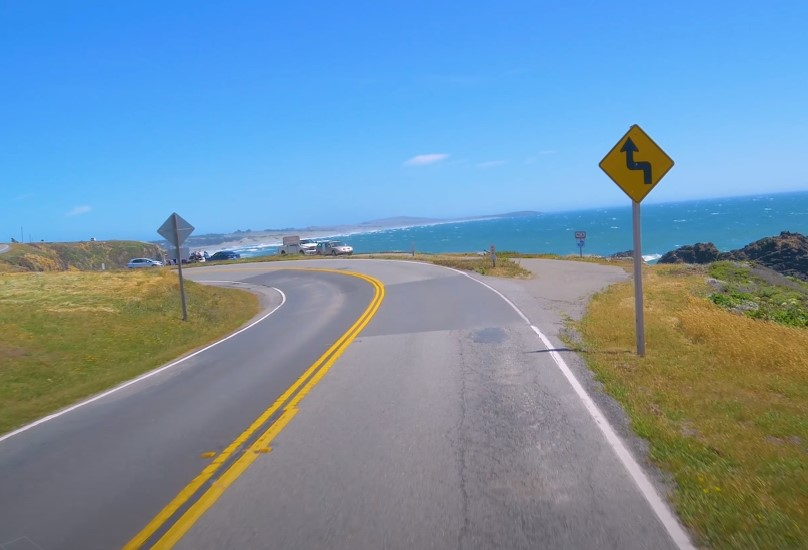
#> input picture BFMC/src/Detection/TESTDATA/isok.jpg, 808 x 550 px
$ python -i STOPLINE.py   (imports and definitions only)
#> lines starting #> are read from the running program, lines starting #| are printed output that depends on the picture; after the words box and inside, x2 and y2 are one past the last pixel; in counts of white or black regions, pixels touching at a corner belong together
#> further down, picture is the input picture: shape (550, 808, 3); mean B, G, R 167.3, 145.4, 115.7
import cv2
import numpy as np

def StopLine(src):
    img_gray = cv2.cvtColor(src, cv2.COLOR_BGR2GRAY)
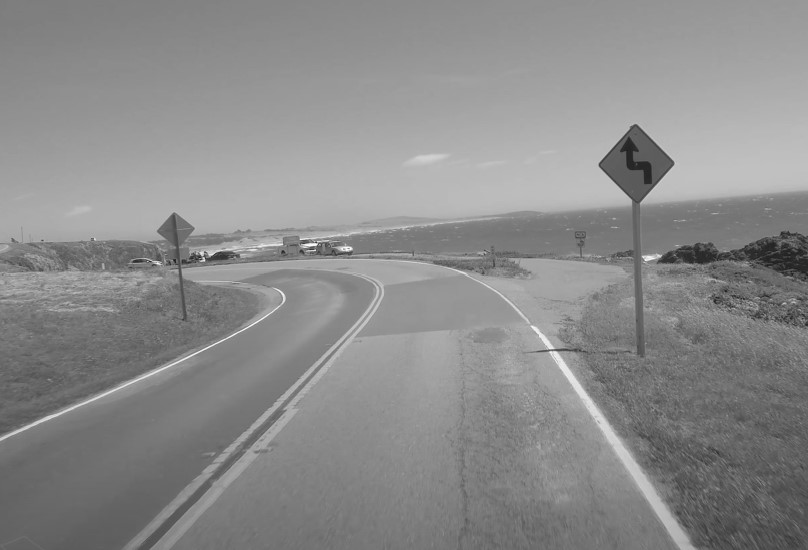
#> img_gray: shape (550, 808); min 23, max 254, mean 139

    img_blur = cv2.GaussianBlur(img_gray, (3, 3), 0)
    img_canny = cv2.Canny(img_blur, 40, 120, apertureSize = 3, L2gradient = True)
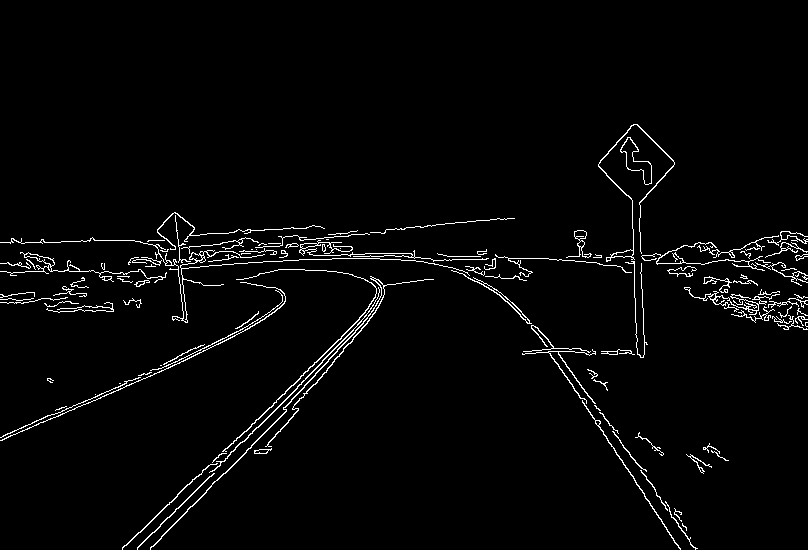
#> img_canny: shape (550, 808); 2.6% white in thin lines or dots, all inside (x1, y1, x2, y2) = (0, 124, 808, 550)
    lines = cv2.HoughLinesP(img_canny, 0.8, np.pi / 180, 90, minLineLength = 20, maxLineGap = 60)
#> lines = 36 rows, first 6: [137, 547, 462, 222], [213, 464, 455, 222], [299, 259, 799, 259], [401, 260, 797, 260], [578, 246, 804, 238], [568, 256, 807, 256]

    # 조건
    # 1. 중앙을 지나는 직선
    # 2. 기울기가 5도 이하
    # 3. 가장 가까운 가로선
    # 4. 중앙 하단부분에만 포커스
    # + 차선 인식해서 끝부분과 맞닿게 하면 좋을것 같음
    # + HoughLine 파라미터 수정 필요할수도 (Canny Edge는 Candidate에서 이미 조정된 값)
    # + Canny를 괜히 2번하는중

    angle_treshold =  5 # in degree
    ath = np.tan(np.radians(angle_treshold))
    size = src.shape
#> size = (550, 808, 3)
    midX = size[1]//2
#> midX = 404
    midY = size[0]*0.5
#> midY = 275
    X1, Y1, X2, Y2 = 0, 0, 0, 0

    try:
        for line in lines:
            x1, y1, x2, y2 = line[0]
            if x1-x2==0:
                 x1+=0.001
            if y2>midY and -ath<(y1-y2)/(x1-x2)<ath and (x1-midX)*(x2-midX)<=0 :
                if  y1>Y1:
                    X1, Y1, X2, Y2 = x1, y1, x2, y2
#> this loop made 36 passes
#> (x1, y1, x2, y2) on passes 1 to 12: (137, 547, 462, 222), (213, 464, 455, 222), (299, 259, 799, 259), (401, 260, 797, 260), (578, 246, 804, 238), (568, 256, 807, 256), (631, 261, 785, 267), (9, 264, 221, 260), (150, 547, 327, 370), (156, 255, 496, 255), (122, 549, 460, 222), (155, 253, 486, 253)
#> after the loop, X1 = 0; X2 = 0; Y1 = 0; Y2 = 0
        return X1, Y1, X2, Y2
    except:
        return X1, Y1, X2, Y2

def DrawStopLine(src, X1, Y1, X2, Y2):
    if Y1:
        cv2.line(src, (X1, Y1), (X2, Y2), (255, 0, 0), 3)
    return src

>>> import cv2
>>> picture = cv2.imread('../TESTDATA/isok.jpg')
>>> result = StopLine(picture)
#> result = (0, 0, 0, 0)
